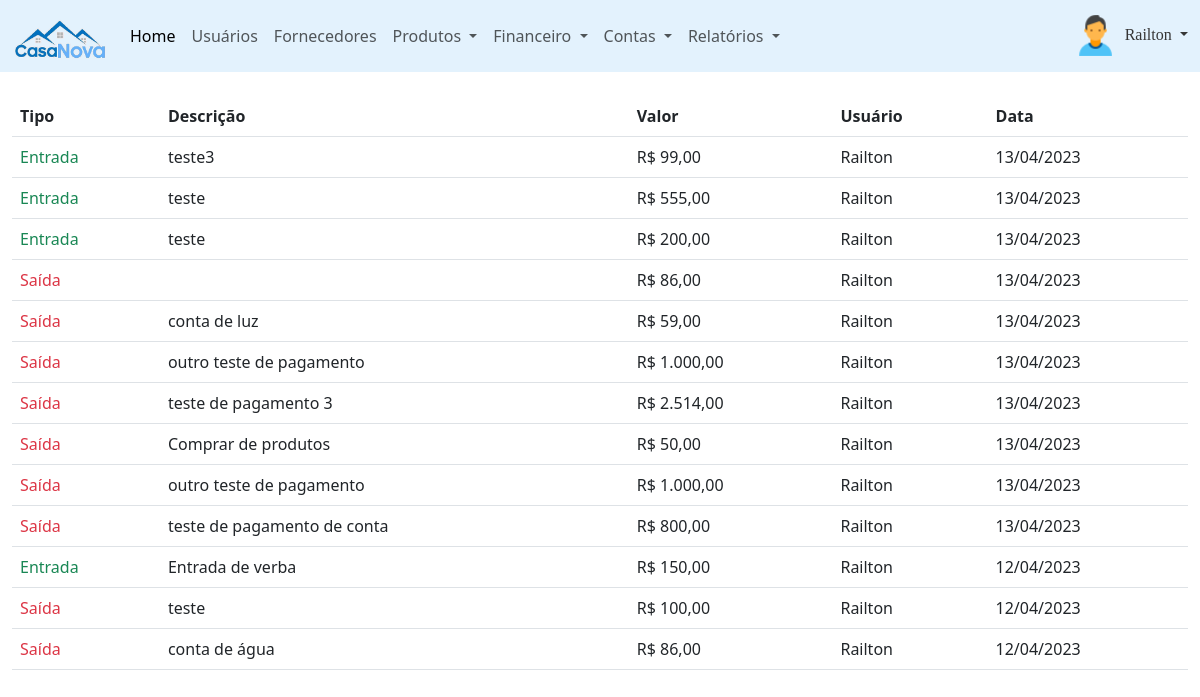
/painel-adm/index.php?pagina=movimentacoes (signed in), run on an earlier commit of the app's database.
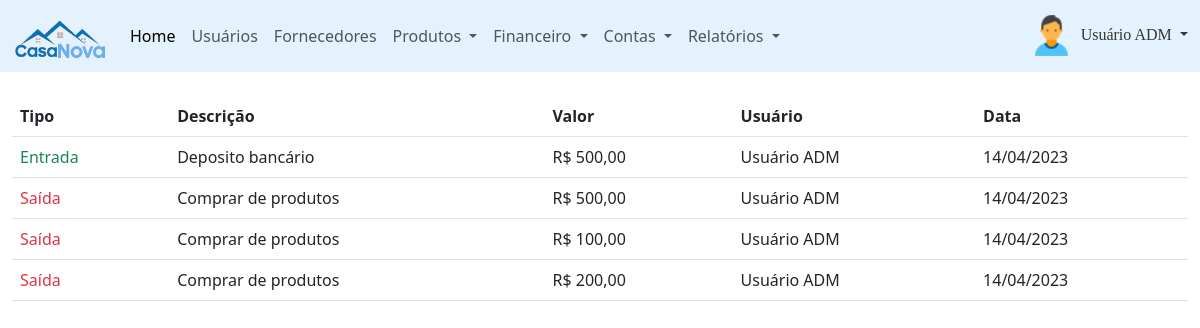
And on a later commit of the database.
### tables this page shows
CREATE TABLE `usuarios` (
  `id` int(11) NOT NULL,
  `nome` varchar(50) NOT NULL,
  `cpf` varchar(18) NOT NULL,
  `email` varchar(50) NOT NULL,
  `senha` varchar(20) NOT NULL,
  `nivel` varchar(13) NOT NULL
);

CREATE TABLE `movimentacoes` (
  `id` int(11) NOT NULL,
  `tipo` varchar(15) NOT NULL,
  `descricao` varchar(50) NOT NULL,
  `valor` decimal(8,2) NOT NULL,
  `usuario` int(11) NOT NULL,
  `data` date NOT NULL,
  `id_mov` int(11) NOT NULL
);

### painel-adm/movimentacoes.php (the view, shortened to what the changed rows need)
<?php
require_once('../conexao.php');
?>
<div class="mt-4">
	<?php
	$query = $pdo->query("SELECT * from movimentacoes order by id desc");
	$res = $query->fetchAll(PDO::FETCH_ASSOC);
	$total_reg = @count($res);
	if($total_reg > 0){
		?>
			<table id="example" class="table table-hover my-2">
				<thead>
					<tr>
						<th>Tipo</th>
						<th>Descrição</th>
						<th>Valor</th>
						<th>Usuário</th>
						<th>Data</th>
					</tr>
				</thead>
				<tbody>
					<?php
					for($i=0; $i < $total_reg; $i++){
						$id_usu = $res[$i]['usuario'];
						$query_f = $pdo->query("SELECT * from usuarios where id = '$id_usu'");
						$res_f = $query_f->fetchAll(PDO::FETCH_ASSOC);
						$total_reg_f = @count($res_f);
						if($total_reg_f > 0){
							$nome_usuario = $res_f[0]['nome'];
						}
						if($res[$i]['tipo'] == 'Entrada'){
							$classes = 'text-success';
						}
						else{
							$classes = 'text-danger';
						}
						?>
						<tr>
							<td>
							<span class="<?php echo $classes ?>"><?php echo $res[$i]['tipo'] ?></span>
							</td>
							<td><?php echo $res[$i]['descricao'] ?></td>
							<td>R$ <?php echo number_format($res[$i]['valor'], 2, ',', '.'); ?></td>
							<td><?php echo $nome_usuario ?></td>
							<td><?php echo implode('/', array_reverse(explode('-', $res[$i]['data']))); ?></td>
						</tr>
					<?php } ?>
				</tbody>
			</table>
	<?php }else{
		echo '<p>Não existem dados para serem exibidos!';
	} ?>
</div>

### painel-adm/index.php (shortened to what the changed rows need)
<?php
require_once("../conexao.php");
$menu1 = "home";
$menu2 = "usuarios";
$menu3 = "fornecedores";
$menu4 = "categorias";
$menu5 = "produtos";
$menu6 = "compras";
$menu7 = "contas_pagar";
$menu8 = "contas_receber";
$menu9 = "movimentacoes";
$query = $pdo->query("SELECT * from usuarios WHERE id = '$_SESSION[id_usuario]'");
$res = $query->fetchAll(PDO::FETCH_ASSOC);
$nome_usu = $res[0]['nome'];
?>
<!DOCTYPE html>
<html lang="pt-br">
    <head>
        <link href="https://cdn.jsdelivr.net/npm/bootstrap@5.3.0-alpha1/dist/css/bootstrap.min.css" rel="stylesheet">
        <link rel="stylesheet" type="text/css" href="../recurso/DataTables/datatables.min.css"/>
        <link rel="stylesheet" href="https://cdn.jsdelivr.net/npm/bootstrap-icons@1.10.3/font/bootstrap-icons.css">
    </head>
    <body>
        <header>
            <nav class="navbar navbar-expand-lg" style="background-color: #e3f2fd;">
                <div class="container-fluid">
                    <div class="collapse navbar-collapse" id="navbarSupportedContent">
                        <form class="d-flex">
                            <div class="btn-group">
                                <a class="dropdown-toggle" href="#" role="button" data-bs-toggle="dropdown" aria-expanded="false" style="text-decoration: none; color: #363636;">
                                    <img src="../imagem/icone-usuario.png" width="49px" height="49px" alt="usuário padrão"/>
                                    <font face="Verdana"><?php echo $nome_usu; ?></font>
                                </a>
                            </div>
                        </form>
                    </div>
                </div>
            </nav>
        </header>
        <main>
            <div class="container-fluid mt-4">
                <?php
                if(@$_GET['pagina'] == $menu1){
                    require_once($menu1. ".php");
                }
                else if(@$_GET['pagina'] == $menu2){
                    require_once($menu2. ".php");
                }
                else if(@$_GET['pagina'] == $menu3){
                    require_once($menu3. ".php");
                }
                else if(@$_GET['pagina'] == $menu4){
                    require_once($menu4. ".php");
                }
                else if(@$_GET['pagina'] == $menu5){
                    require_once($menu5. ".php");
                }
                else if(@$_GET['pagina'] == $menu6){
                    require_once($menu6. ".php");
                }
                else if(@$_GET['pagina'] == $menu7){
                    require_once($menu7. ".php");
                }
                else if(@$_GET['pagina'] == $menu8){
                    require_once($menu8. ".php");
                }
                else if(@$_GET['pagina'] == $menu9){
                    require_once($menu9. ".php");
                }
                ?>
            </div>
        </main>
    </body>
</html>

What changed in the data, as far as the page shows it:
removed movimentacoes: tipo "Entrada", descricao "teste3", valor "99,00", usuarios.nome "Railton", data "13/04/2023"
removed movimentacoes: tipo "Entrada", descricao "teste", valor "555,00", usuarios.nome "Railton", data "13/04/2023"
removed movimentacoes: tipo "Entrada", descricao "teste", valor "200,00", usuarios.nome "Railton", data "13/04/2023"
removed movimentacoes: tipo "Saída", valor "86,00", usuarios.nome "Railton", data "13/04/2023"
removed movimentacoes: tipo "Saída", descricao "conta de luz", valor "59,00", usuarios.nome "Railton", data "13/04/2023"
removed movimentacoes: tipo "Saída", descricao "outro teste de pagamento", valor "1.000,00", usuarios.nome "Railton", data "13/04/2023"
removed movimentacoes: tipo "Saída", descricao "teste de pagamento 3", valor "2.514,00", usuarios.nome "Railton", data "13/04/2023"
removed movimentacoes: tipo "Saída", descricao "Comprar de produtos", valor "50,00", usuarios.nome "Railton", data "13/04/2023"
removed movimentacoes: tipo "Saída", descricao "outro teste de pagamento", valor "1.000,00", usuarios.nome "Railton", data "13/04/2023"
removed movimentacoes: tipo "Saída", descricao "teste de pagamento de conta", valor "800,00", usuarios.nome "Railton", data "13/04/2023"
removed movimentacoes: tipo "Entrada", descricao "Entrada de verba", valor "150,00", usuarios.nome "Railton", data "12/04/2023"
removed movimentacoes: tipo "Saída", descricao "teste", valor "100,00", usuarios.nome "Railton", data "12/04/2023"
removed movimentacoes: tipo "Saída", descricao "conta de água", valor "86,00", usuarios.nome "Railton", data "12/04/2023"
changed usuarios: nome "Railton" → "Usuário ADM"
added movimentacoes: tipo "Entrada", descricao "Deposito bancário", valor "500,00", usuarios.nome "Usuário ADM", data "14/04/2023"
added movimentacoes: tipo "Saída", descricao "Comprar de produtos", valor "500,00", usuarios.nome "Usuário ADM", data "14/04/2023"
added movimentacoes: tipo "Saída", descricao "Comprar de produtos", valor "100,00", usuarios.nome "Usuário ADM", data "14/04/2023"
added movimentacoes: tipo "Saída", descricao "Comprar de produtos", valor "200,00", usuarios.nome "Usuário ADM", data "14/04/2023"
